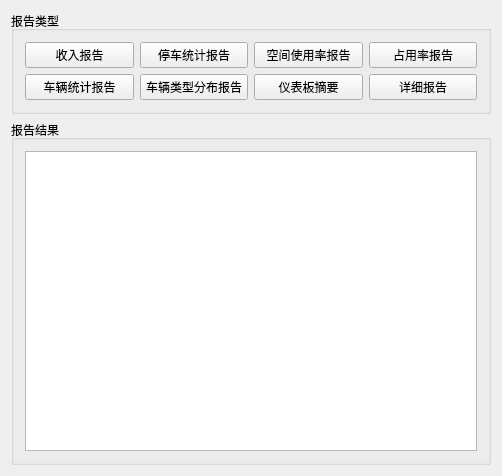
<?xml version="1.0" encoding="UTF-8"?>
<ui version="4.0">
 <class>ReportStatistics</class>
 <widget class="QMainWindow" name="ReportStatistics">
  <property name="geometry">
   <rect>
    <x>0</x>
    <y>0</y>
    <width>502</width>
    <height>470</height>
   </rect>
  </property>
  <property name="windowTitle">
   <string>停车场管理系统 - 报告统计</string>
  </property>
  <widget class="QWidget" name="centralWidget">
   <layout class="QGridLayout" name="gridLayout">
    <item row="0" column="0" colspan="4">
     <widget class="QGroupBox" name="groupBox">
      <property name="title">
       <string>报告类型</string>
      </property>
      <layout class="QGridLayout" name="gridLayout_2">
       <item row="0" column="0">
        <widget class="QPushButton" name="btnGetRevenueReport">
         <property name="text">
          <string>收入报告</string>
         </property>
        </widget>
       </item>
       <item row="0" column="1">
        <widget class="QPushButton" name="btnGetParkingReport">
         <property name="text">
          <string>停车统计报告</string>
         </property>
        </widget>
       </item>
       <item row="0" column="2">
        <widget class="QPushButton" name="btnGetSpaceUsageReport">
         <property name="text">
          <string>空间使用率报告</string>
         </property>
        </widget>
       </item>
       <item row="0" column="3">
        <widget class="QPushButton" name="btnGetOccupancyRateReport">
         <property name="text">
          <string>占用率报告</string>
         </property>
        </widget>
       </item>
       <item row="1" column="0">
        <widget class="QPushButton" name="btnGetCarStatistics">
         <property name="text">
          <string>车辆统计报告</string>
         </property>
        </widget>
       </item>
       <item row="1" column="1">
        <widget class="QPushButton" name="btnGetCarTypeDistribution">
         <property name="text">
          <string>车辆类型分布报告</string>
         </property>
        </widget>
       </item>
       <item row="1" column="2">
        <widget class="QPushButton" name="btnGetDashboardSummary">
         <property name="text">
          <string>仪表板摘要</string>
         </property>
        </widget>
       </item>
       <item row="1" column="3">
        <widget class="QPushButton" name="btnGetDetailedReport">
         <property name="text">
          <string>详细报告</string>
         </property>
        </widget>
       </item>
      </layout>
     </widget>
    </item>
    <item row="1" column="0" colspan="4">
     <widget class="QGroupBox" name="groupBox_2">
      <property name="title">
       <string>报告结果</string>
      </property>
      <layout class="QVBoxLayout" name="verticalLayout">
       <item>
        <widget class="QTextBrowser" name="txtReportDisplay">
         <property name="minimumSize">
          <size>
           <width>0</width>
           <height>300</height>
          </size>
         </property>
         <property name="maximumSize">
          <size>
           <width>16777215</width>
           <height>16777215</height>
          </size>
         </property>
        </widget>
       </item>
      </layout>
     </widget>
    </item>
   </layout>
  </widget>
 </widget>
 <layoutdefault spacing="6" margin="11"/>
 <resources/>
 <connections/>
</ui>
